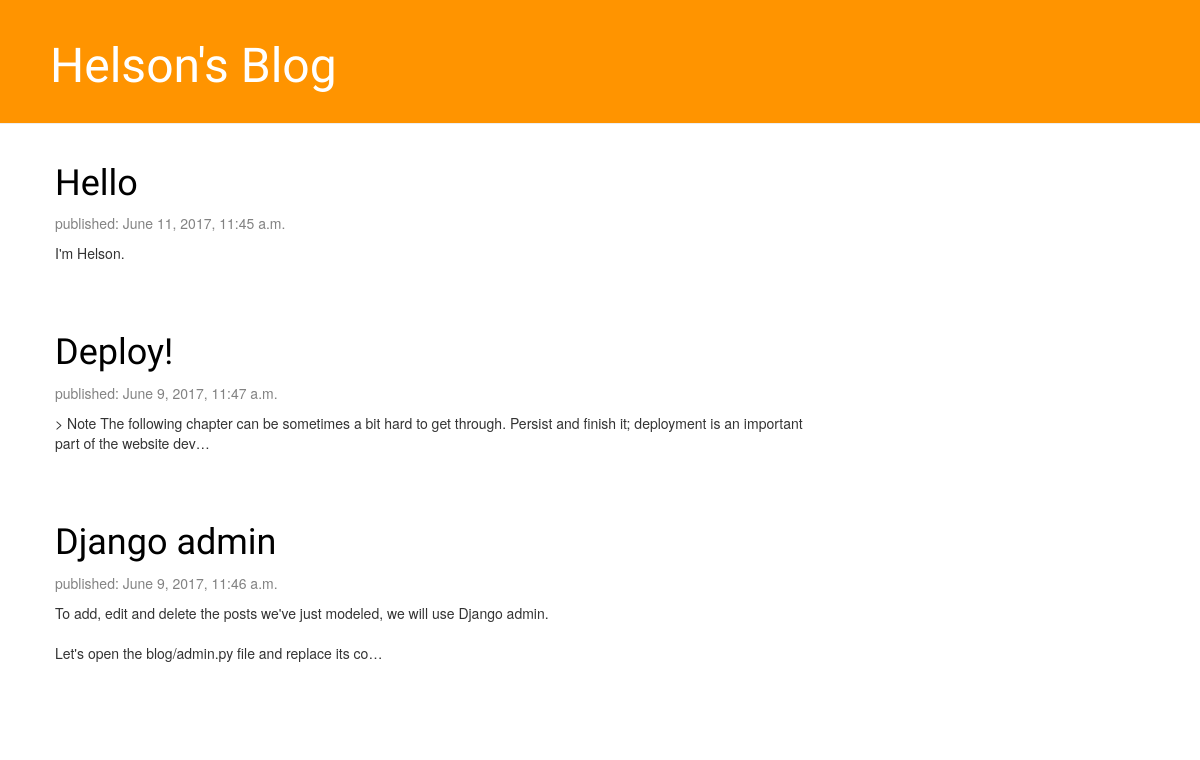
/, run on an earlier commit of the app's database.
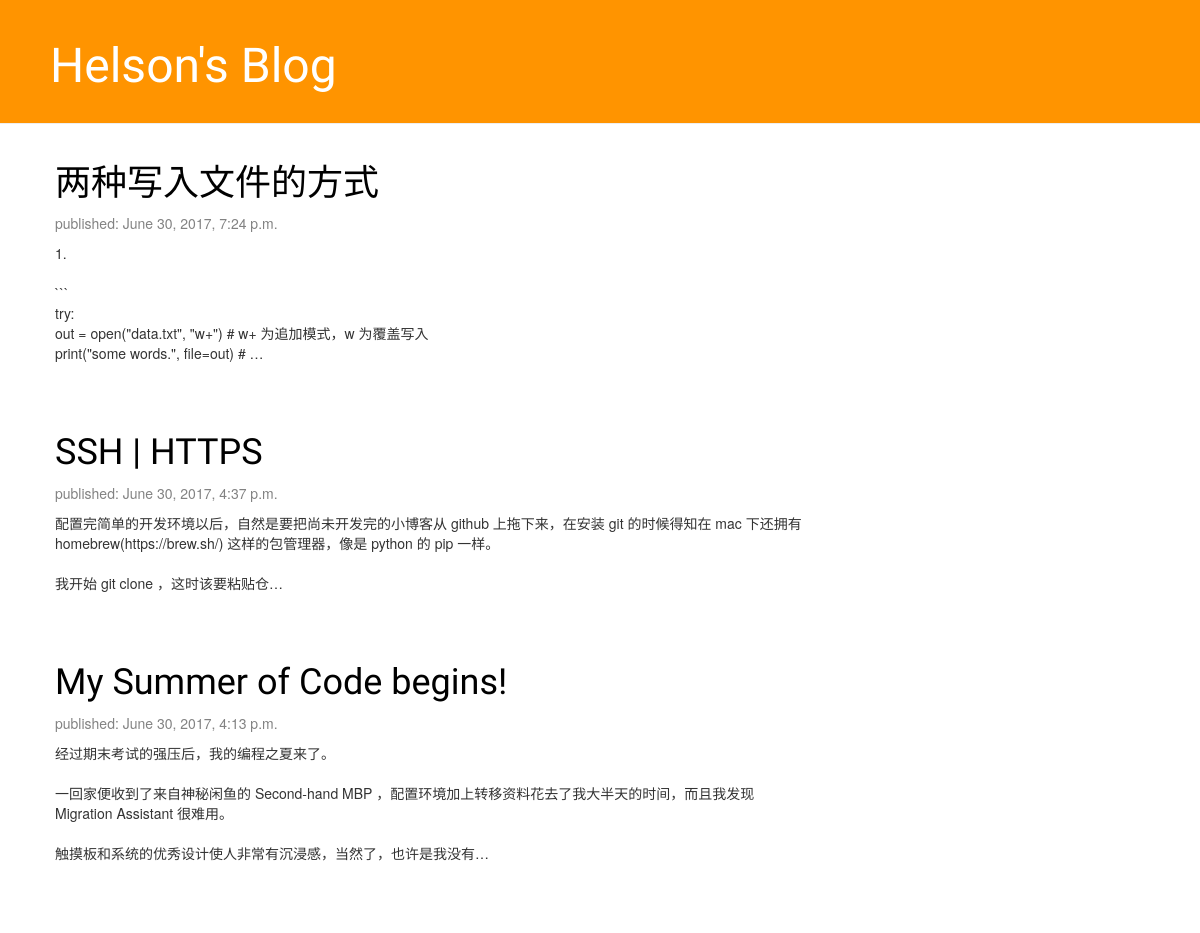
And on a later commit of the database.
### blog/models.py (models this page shows, shortened)
class Post(models.Model):
    author = models.ForeignKey('auth.User')
    title = models.CharField(max_length=200)
    text = models.TextField()
    created_date = models.DateTimeField(
            default=timezone.now)
    published_date = models.DateTimeField(
            blank=True, null=True)

### blog/views.py (the view)
# urls.py: url(r'^$', views.post_list, name='post_list'),
def post_list(request):
    posts = Post.objects.filter(published_date__lte=timezone.now()).order_by("-published_date")
    return render(request, 'blog/post_list.html', {'posts': posts})

### blog/templates/blog/post_list.html
{% extends 'blog/base.html' %}
{% block content %}
    {% for post in posts %}
        <div class="post">
            <h1><a href="{% url 'post_detail' pk=post.pk %}">{{ post.title }}</a></h1>
            <div class="date">
                <p>published: {{ post.published_date }}</p>
            </div>
            <p>{{ post.text|linebreaksbr|truncatechars:150 }}</p>
        </div>
    {% endfor %}
{% endblock %}

### blog/templates/blog/base.html (shortened to what this page needs)
{% load staticfiles %}
<html>
    <head>
        <link rel="stylesheet" href="https://maxcdn.bootstrapcdn.com/bootstrap/3.3.7/css/bootstrap.min.css">
        <link rel="stylesheet" href="https://maxcdn.bootstrapcdn.com/bootstrap/3.3.7/css/bootstrap-theme.min.css">
        <link rel="stylesheet" href="{% static 'css/blog.css' %}">
    </head>
    <body>
        <div class="page-header">
            <h1><a href="/">Helson's Blog</a></h1>
        </div>
        <div class="content container">
            <div class="row">
                <div class="col-md-8">
                {% block content %}
                {% endblock %}
                </div>
            </div>
        </div>
    </body>
</html>

### blog/static/css/blog.css (style rules this page uses)
.page-header { background-color: #ff9400; margin-top: 0; padding: 20px 20px 20px 50px; }
.page-header h1, .page-header h1 a, .page-header h1 a:visited, .page-header h1 a:active { color: #ffffff; font-size: 36pt; text-decoration: none; }
.content { margin-left: 40px; }
h1, h2, h3, h4 { font-family: 'Lobster', cursive; }
.date { color: #828282; }
.post { margin-bottom: 70px; }
.post h1 a, .post h1 a:visited { color: #000000; }

What changed in the data, as far as the page shows it:
removed Post: title "Hello", published_date "June 11, 2017, 11:45 a.m.", text "I'm Helson."
removed Post: title "Deploy!", published_date "June 9, 2017, 11:47 a.m.", text "> Note The following chapter can be sometimes a bit hard to get through. Persist and finish it; deployment is an important part of the website dev…"
removed Post: title "Django admin", published_date "June 9, 2017, 11:46 a.m.", text "To add, edit and delete the posts we've just modeled, we will use Django admin. Let's open the blog/admin.py file and replace its co…"
added Post: title "两种写入文件的方式", published_date "June 30, 2017, 7:24 p.m.", text "1. ``` try: out = open(\"data.txt\", \"w+\") # w+ 为追加模式，w 为覆盖写入 print(\"some words.\", file=out) # …"
added Post: title "SSH | HTTPS", published_date "June 30, 2017, 4:37 p.m.", text "配置完简单的开发环境以后，自然是要把尚未开发完的小博客从 github 上拖下来，在安装 git 的时候得知在 mac 下还拥有 homebrew(https://brew.sh/) 这样的包管理器，像是 python 的 pip 一样。 我开始 git clone ，这时该要粘贴仓…"
added Post: title "My Summer of Code begins!", published_date "June 30, 2017, 4:13 p.m.", text "经过期末考试的强压后，我的编程之夏来了。 一回家便收到了来自神秘闲鱼的 Second-hand MBP ，配置环境加上转移资料花去了我大半天的时间，而且我发现 Migration Assistant 很难用。 触摸板和系统的优秀设计使人非常有沉浸感，当然了，也许是我没有…"
